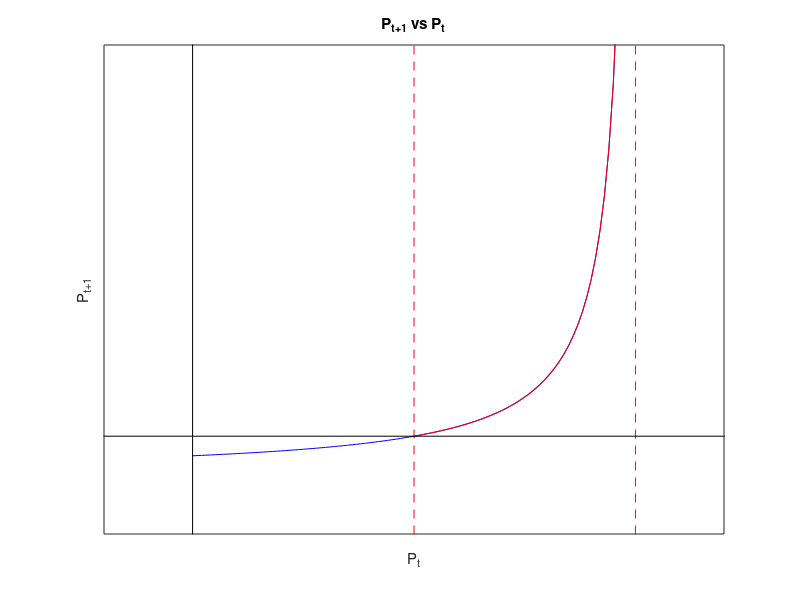

Recreate this plot in MATLAB.
mkdir('pings')
clear; close all; clc
y=1;
pbeta = 0.999;
palpha = 0.99999;
gspac = 0.01;
pt = 0:gspac:y-gspac;
pt1 =pt./(pbeta*(y - pt)) - palpha/pbeta;

figure
plot(pt,pt1,'b-')
hold on
plot([y y],[-10 100],'r--')
plot([palpha/(1+palpha) palpha/(1+palpha)],[-10 100],'r--')
plot(pt(pt1>0),pt1(pt1>0),'r-')
plot([-100 100],[0 0],'k-')
plot([0 0],[-100 100],'k-')
ylim([-5 20])
xlim([-0.2 1.2])
hold off
title('P_{t+1} vs P_t')
ylabel('P_{t+1}')
xlabel('P_t')
set(gca,'xtick',[],'ytick',[])
set(gcf,'Color',[1 1 1])
cd('pings')
saveas(gcf,'fig1.png')
cd('..')